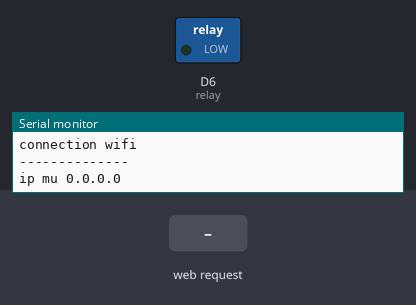
Recording of a sketch running on a simulated ESP8266 (NodeMCU). Shown: switched loads named in the sketch (green lamp = pin HIGH), the last lines printed to the serial monitor. Inputs (shaded band) come from the test bench.

Above: at 1.2 s.
1.3 s: HTTP request GET /test?test=nyala received
At 2.5 s:
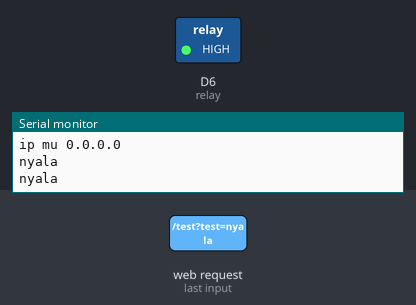
2.8 s: HTTP request GET /test received
At 3.8 s:
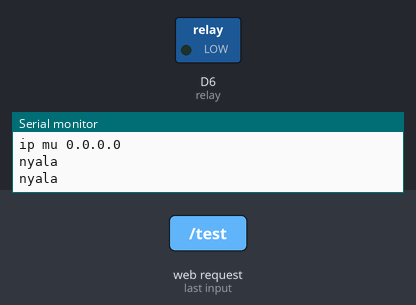
Timing chart, 0 to 5.8 s (numbered marks = the images above; inputs shaded):
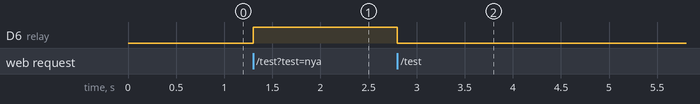

Measured:
- after the input at 1.3 s, D6 (relay): LOW → HIGH at once
- after the input at 2.8 s, D6 (relay): HIGH → LOW at once

The sketch:

main.ino
```cpp
#include <Arduino.h>
#include <ESP8266WebServer.h>
#include <ESP8266WiFi.h>

#define relay D6

ESP8266WebServer server(80);
String lamp = "mati";

String ssid = "Anarchy99";
String password = "18042022";

void handleTest()
{
  String arg = server.arg("test");
  Serial.println(arg);
  lamp = arg;
  Serial.println(lamp);
  server.send(200, "text/plain", "hello world");
}

IPAddress local_ip(192, 168, 1, 12);
IPAddress gateway(192, 168, 1, 12);
IPAddress subnet(255, 255, 255, 0);
IPAddress dns1(8, 8, 8, 8);
IPAddress dns2(8, 8, 4, 4);

void setup()
{
  Serial.begin(9600);
  // put your setup code here, to run once:
  WiFi.mode(WIFI_AP);
  WiFi.softAP("Anarchy", "18042022");
  pinMode(relay, OUTPUT);
  digitalWrite(relay, LOW);

  Serial.println("connection wifi");
  WiFi.softAPConfig(local_ip, gateway, subnet);

  // while (WiFi.status() != WL_CONNECTED)
  // {
  //   delay(500);
  //   Serial.print(".");
  // }
  Serial.println("\n");
  Serial.println("--------------");
  Serial.print("ip mu ");
  Serial.println(WiFi.localIP());
  server.begin();
  server.on("/test", HTTP_GET, handleTest);
}

void loop()
{
  // put your main code here, to run repeatedly:
  server.handleClient();
  if (lamp == "nyala")
  {
    digitalWrite(relay, HIGH);
  }
  else
  {
    digitalWrite(relay, LOW);
  }
  // digitalWrite(relay, HIGH);
  // delay(1000);
  // digitalWrite(relay, LOW);
  // delay(1000);
}
```
